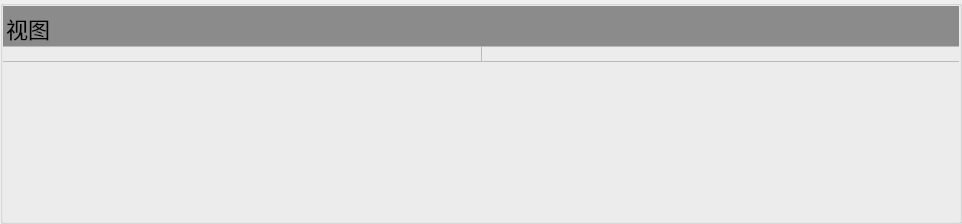
               <widget class="QGroupBox" name="groupBox_view">
                <property name="styleSheet">
                 <string notr="true">#groupBox_view{
background-color:#8b8b8b;
border:none;
}</string>
                </property>
                <property name="title">
                 <string/>
                </property>
                <layout class="QVBoxLayout" name="verticalLayout_2">
                 <property name="spacing">
                  <number>0</number>
                 </property>
                 <property name="leftMargin">
                  <number>0</number>
                 </property>
                 <property name="topMargin">
                  <number>0</number>
                 </property>
                 <property name="rightMargin">
                  <number>0</number>
                 </property>
                 <property name="bottomMargin">
                  <number>0</number>
                 </property>
                 <item>
                  <widget class="QGroupBox" name="groupBox_7">
                   <property name="minimumSize">
                    <size>
                     <width>0</width>
                     <height>41</height>
                    </size>
                   </property>
                   <property name="maximumSize">
                    <size>
                     <width>16777215</width>
                     <height>40</height>
                    </size>
                   </property>
                   <property name="styleSheet">
                    <string notr="true">#groupBox_7{
background-color:#8b8b8b;
border:none;
border-bottom:1px solid #bababa;
border-radius:0px;
}</string>
                   </property>
                   <property name="title">
                    <string/>
                   </property>
                   <layout class="QHBoxLayout" name="horizontalLayout_11">
                    <property name="spacing">
                     <number>0</number>
                    </property>
                    <property name="leftMargin">
                     <number>0</number>
                    </property>
                    <property name="topMargin">
                     <number>0</number>
                    </property>
                    <property name="rightMargin">
                     <number>5</number>
                    </property>
                    <property name="bottomMargin">
                     <number>0</number>
                    </property>
                    <item>
                     <widget class="QLabel" name="label_9">
                      <property name="styleSheet">
                       <string notr="true">font-size:22px;</string>
                      </property>
                      <property name="text">
                       <string>视图</string>
                      </property>
                     </widget>
                    </item>
                    <item>
                     <spacer name="horizontalSpacer_5">
                      <property name="orientation">
                       <enum>Qt::Horizontal</enum>
                      </property>
                      <property name="sizeHint" stdset="0">
                       <size>
                        <width>857</width>
                        <height>20</height>
                       </size>
                      </property>
                     </spacer>
                    </item>
                    <item>
                     <widget class="QLabel" name="fps_label">
                      <property name="minimumSize">
                       <size>
                        <width>44</width>
                        <height>0</height>
                       </size>
                      </property>
                      <property name="font">
                       <font>
                        <family>Microsoft YaHei</family>
                        <pointsize>-1</pointsize>
                        <weight>75</weight>
                        <bold>true</bold>
                       </font>
                      </property>
                      <property name="styleSheet">
                       <string notr="true">font-size:16px;</string>
                      </property>
                      <property name="text">
                       <string/>
                      </property>
                     </widget>
                    </item>
                   </layout>
                  </widget>
                 </item>
                 <item>
                  <widget class="QSplitter" name="splitter">
                   <property name="styleSheet">
                    <string notr="true">QSplitter::handle {
    background-color: rgba(200, 200, 200, 0);
    border: none;
	border-radius:0px;
	width: 1px;
}


QSplitter::handle:horizontal {
    border-left:1px solid #bababa; 
}</string>
                   </property>
                   <property name="orientation">
                    <enum>Qt::Horizontal</enum>
                   </property>
                   <widget class="QLabel" name="label_previous">
                    <property name="indent">
                     <number>0</number>
                    </property>
                   </widget>
                   <widget class="QLabel" name="label_current"/>
                  </widget>
                 </item>
                 <item>
                  <widget class="QGroupBox" name="groupBox_9">
                   <property name="maximumSize">
                    <size>
                     <width>16777215</width>
                     <height>160</height>
                    </size>
                   </property>
                   <property name="styleSheet">
                    <string notr="true">#groupBox_9{
background-color: rgba(200, 200, 200,0);
border:none
;border-top:1px solid #bababa;
border-radius:0px;
}
</string>
                   </property>
                   <property name="title">
                    <string/>
                   </property>
                   <layout class="QVBoxLayout" name="verticalLayout_10">
                    <property name="spacing">
                     <number>5</number>
                    </property>
                    <property name="leftMargin">
                     <number>10</number>
                    </property>
                    <property name="topMargin">
                     <number>10</number>
                    </property>
                    <property name="rightMargin">
                     <number>10</number>
                    </property>
                    <property name="bottomMargin">
                     <number>10</number>
                    </property>
                    <item>
                     <widget class="QTextEdit" name="report_info">
                      <property name="styleSheet">
                       <string notr="true">background-color: rgba(200, 200, 200,0);
border:none;
font-family: &quot;Microsoft YaHei&quot;;
font-size: 14px;
color: rgb(218, 218, 218);</string>
                      </property>
                      <property name="readOnly">
                       <bool>true</bool>
                      </property>
                     </widget>
                    </item>
                   </layout>
                  </widget>
                 </item>
                </layout>
               </widget>
